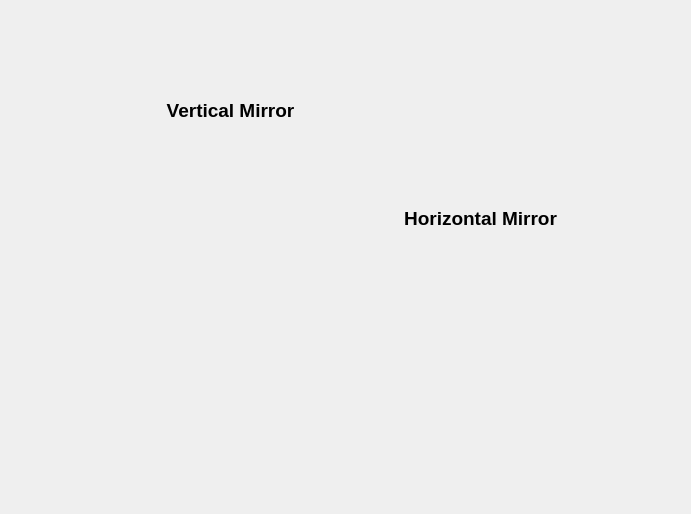
<?xml version="1.0" encoding="UTF-8"?>
<ui version="4.0">
 <class>Form</class>
 <widget class="QWidget" name="Form">
  <property name="geometry">
   <rect>
    <x>0</x>
    <y>0</y>
    <width>691</width>
    <height>514</height>
   </rect>
  </property>
  <property name="windowTitle">
   <string>Form</string>
  </property>
  <widget class="PyDMEmbeddedDisplay" name="PyDMEmbeddedDisplay">
   <property name="geometry">
    <rect>
     <x>580</x>
     <y>200</y>
     <width>100</width>
     <height>100</height>
    </rect>
   </property>
   <property name="font">
    <font>
     <family>Sans Serif</family>
    </font>
   </property>
   <property name="toolTip">
    <string/>
   </property>
   <property name="frameShape">
    <enum>QFrame::NoFrame</enum>
   </property>
   <property name="macros" stdset="0">
    <string>TITLE=Height</string>
   </property>
   <property name="filename" stdset="0">
    <string>slits_motor.py</string>
   </property>
  </widget>
  <widget class="PyDMEmbeddedDisplay" name="PyDMEmbeddedDisplay_2">
   <property name="geometry">
    <rect>
     <x>140</x>
     <y>280</y>
     <width>100</width>
     <height>100</height>
    </rect>
   </property>
   <property name="font">
    <font>
     <family>Sans Serif</family>
    </font>
   </property>
   <property name="toolTip">
    <string/>
   </property>
   <property name="frameShape">
    <enum>QFrame::NoFrame</enum>
   </property>
   <property name="macros" stdset="0">
    <string>TITLE=Angle</string>
   </property>
   <property name="filename" stdset="0">
    <string>slits_motor.py</string>
   </property>
  </widget>
  <widget class="PyDMEmbeddedDisplay" name="PyDMEmbeddedDisplay_3">
   <property name="geometry">
    <rect>
     <x>330</x>
     <y>60</y>
     <width>100</width>
     <height>100</height>
    </rect>
   </property>
   <property name="font">
    <font>
     <family>Sans Serif</family>
    </font>
   </property>
   <property name="toolTip">
    <string/>
   </property>
   <property name="frameShape">
    <enum>QFrame::NoFrame</enum>
   </property>
   <property name="macros" stdset="0">
    <string>TITLE=Height</string>
   </property>
   <property name="filename" stdset="0">
    <string>slits_motor.py</string>
   </property>
  </widget>
  <widget class="QLabel" name="label_2">
   <property name="geometry">
    <rect>
     <x>150</x>
     <y>100</y>
     <width>161</width>
     <height>20</height>
    </rect>
   </property>
   <property name="font">
    <font>
     <pointsize>14</pointsize>
     <weight>75</weight>
     <bold>true</bold>
    </font>
   </property>
   <property name="text">
    <string>Vertical Mirror</string>
   </property>
   <property name="alignment">
    <set>Qt::AlignCenter</set>
   </property>
  </widget>
  <widget class="QLabel" name="label_3">
   <property name="geometry">
    <rect>
     <x>390</x>
     <y>210</y>
     <width>181</width>
     <height>16</height>
    </rect>
   </property>
   <property name="font">
    <font>
     <pointsize>14</pointsize>
     <weight>75</weight>
     <bold>true</bold>
    </font>
   </property>
   <property name="text">
    <string>Horizontal Mirror</string>
   </property>
   <property name="alignment">
    <set>Qt::AlignCenter</set>
   </property>
  </widget>
  <widget class="PyDMEmbeddedDisplay" name="PyDMEmbeddedDisplay_4">
   <property name="geometry">
    <rect>
     <x>350</x>
     <y>370</y>
     <width>100</width>
     <height>100</height>
    </rect>
   </property>
   <property name="font">
    <font>
     <family>Sans Serif</family>
    </font>
   </property>
   <property name="toolTip">
    <string/>
   </property>
   <property name="frameShape">
    <enum>QFrame::NoFrame</enum>
   </property>
   <property name="macros" stdset="0">
    <string>TITLE=Angle</string>
   </property>
   <property name="filename" stdset="0">
    <string>slits_motor.py</string>
   </property>
  </widget>
  <widget class="QLabel" name="label">
   <property name="geometry">
    <rect>
     <x>-30</x>
     <y>-30</y>
     <width>741</width>
     <height>551</height>
    </rect>
   </property>
   <property name="text">
    <string>&lt;html&gt;&lt;head/&gt;&lt;body&gt;&lt;p&gt;&lt;img src=&quot;:/slits_3d/kb_mirrors.png&quot;/&gt;&lt;/p&gt;&lt;/body&gt;&lt;/html&gt;</string>
   </property>
  </widget>
  <zorder>label</zorder>
  <zorder>PyDMEmbeddedDisplay</zorder>
  <zorder>PyDMEmbeddedDisplay_2</zorder>
  <zorder>PyDMEmbeddedDisplay_3</zorder>
  <zorder>label_2</zorder>
  <zorder>label_3</zorder>
  <zorder>PyDMEmbeddedDisplay_4</zorder>
 </widget>
 <customwidgets>
  <customwidget>
   <class>PyDMEmbeddedDisplay</class>
   <extends>QFrame</extends>
   <header>pydm.widgets.embedded_display</header>
  </customwidget>
 </customwidgets>
 <resources>
  <include location="resources/beamline_components.qrc"/>
 </resources>
 <connections/>
</ui>
